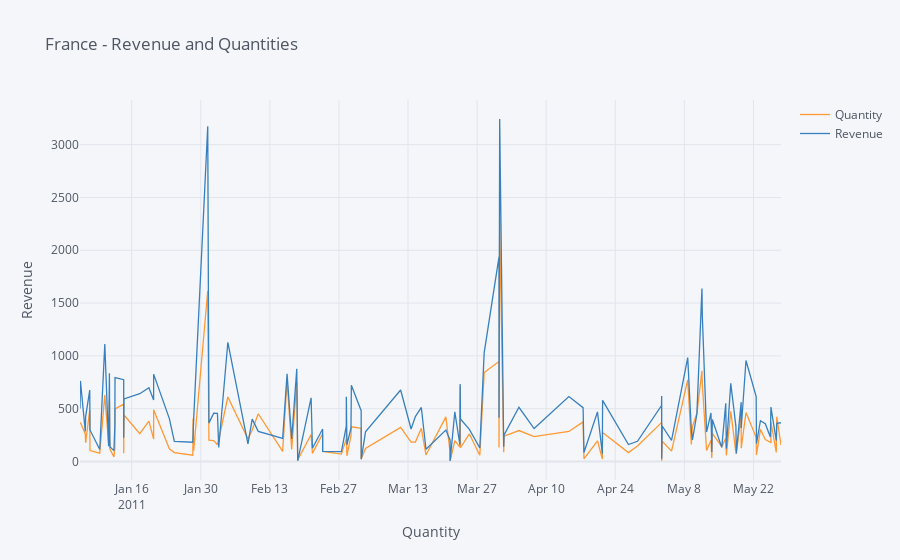

The cell this chart's notebook holds for it:
### Code cell
b.iplot(asFigure=True,kind='line',xTitle='Quantity',yTitle='Revenue',title='France - Revenue and Quantities')
